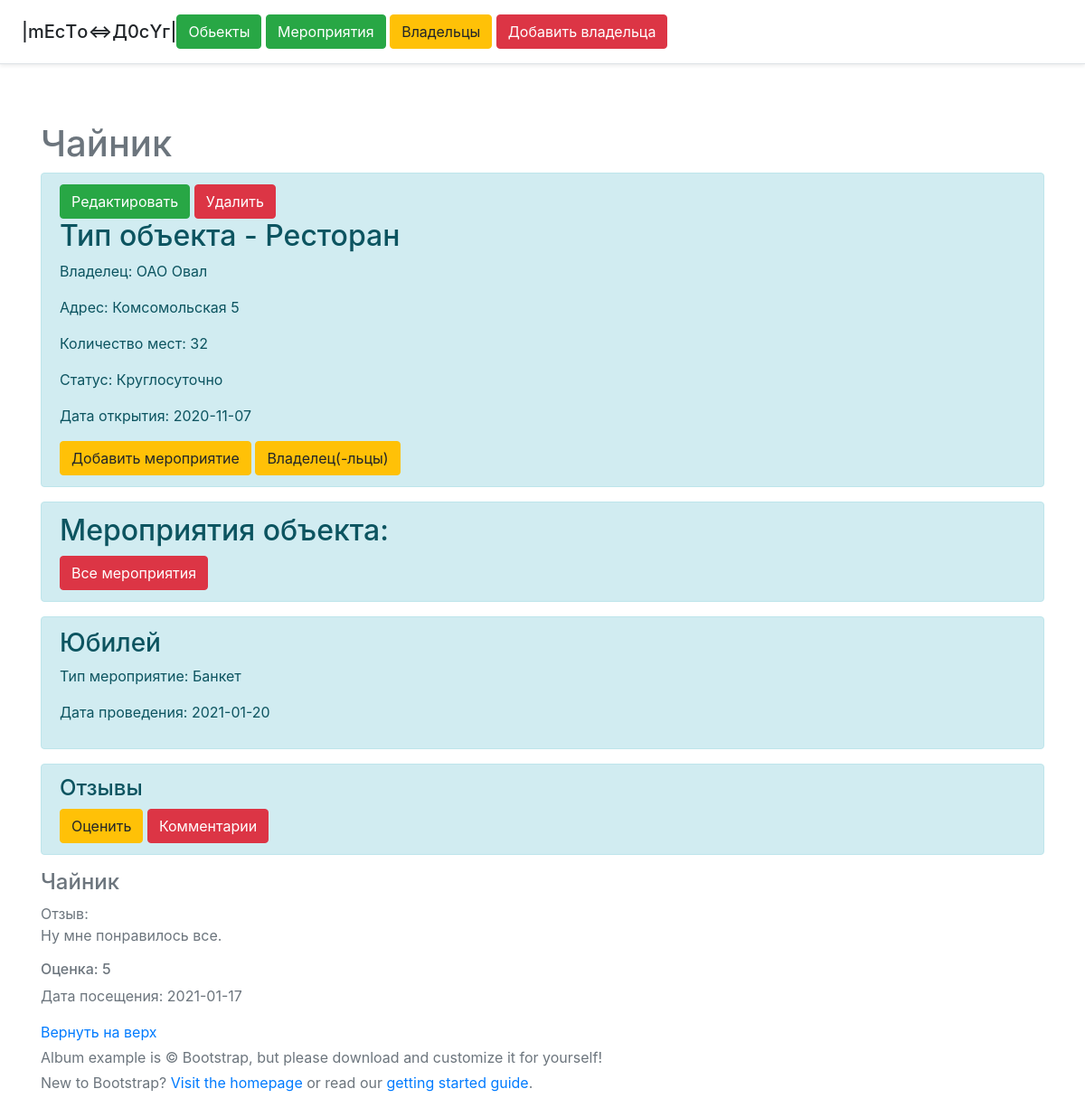
Page /house/1 on the committed database.
### app.py (models this page shows, shortened)
class House(db.Model):
    id = db.Column(db.Integer, primary_key=True)
    Name = db.Column(db.String(45), nullable=True)
    Name_owner = db.Column(db.String(45), nullable=True)
    Type = db.Column(db.String(45), nullable=True)
    Index = db.Column(db.String(45), nullable=True)
    Slots = db.Column(db.Integer, nullable=True)
    Status = db.Column(db.String(45), nullable=True)
    Data_open = db.Column(db.Integer, nullable=True)

class Event(db.Model):
    id = db.Column(db.Integer, primary_key=True)
    Name = db.Column(db.String(45), nullable=True)
    Name_house = db.Column(db.String(45), nullable=True)
    Type = db.Column(db.String(45), nullable=True)
    Data = db.Column(db.Integer, nullable=True)

class Rep(db.Model):
    id = db.Column(db.Integer, primary_key=True)
    Name_house = db.Column(db.String(45), nullable=True)
    Mark = db.Column(db.Integer, nullable=True)
    When = db.Column(db.Integer, nullable=True)
    Comment = db.Column(db.String(150), nullable=True)

### app.py (the view)
@app.route('/house/<int:id>')
def house_detail(id):
    house = House.query.get(id)
    houses = House.query.order_by(House.id.desc()).all()
    try:
        rep = Rep.query.order_by(Rep.id.desc()).all()
        event = Event.query.order_by(Event.id.desc()).all()
        events = Event.query.order_by(Event.id.desc()).all()
        return render_template('house_datail.html', house=house, houses=houses, event=event, events=events, rep=rep)
    except:
        event = Event.query.order_by(Event.id.desc()).all()
        rep = Rep.query.order_by(Rep.id.desc()).all()
        return render_template('house_datail.html', house=house, houses=houses, event=event, rep=rep)

### templates/house_datail.html (shortened to what this page needs)
{% extends 'base.html' %}
{% block body %}
<div class = 'container'>
    <H1>{{house.Name}}</H1>
    <div class = "alert alert-info">
        <a href="/house/{{ house.id }}/update" class="btn btn-success">Редактировать</a>
        <a href="/house/{{ house.id }}/delete" class="btn btn-danger">Удалить</a>
        <h2>Тип объекта - {{ house.Type }}</h2>
        <p>Владелец: {{ house.Name_owner }}</p>
        <p>Адрес: {{ house.Index }}</p>
        <p>Количество мест: {{ house.Slots }}</p>
        <p>Статус: {{ house.Status }}</p>
        <p>Дата открытия: {{ house.Data_open }}</p>
        <a class="btn btn-warning" href="/house/{{ house.id }}/add_event">Добавить мероприятие</a>
        <a class="btn btn-warning" href="/posts">Владелец(-льцы)</a>
    </div>
</div>
<div class="container">
    {% if event|length > 0 %}
        <div class = "alert alert-info">
                    <h2>Мероприятия объекта: {{ events.Name }}</h2>
                    <a class="btn btn-danger" href="/events">Все мероприятия</a>
        </div>
    {% endif %}
        <div class = "alert alert-info">
            {% if event|length > 0 %}
                {% for z in events %}
                    {% if z.Name_house == house.Name %}
                        <h3>{{ z.Name }}</h3>
                        <p>Тип мероприятие: {{ z.Type }}</p>
                        <p>Дата проведения: {{ z.Data }}</p>
                    {% endif %}
                {% endfor %}
            {% endif %}
        </div>
</div>
    <div class="container">
        <div class = "alert alert-info">
            <h4>Отзывы</h4>
            <a class="btn btn-warning " href="/house/{{ house.id }}/add_rep">Оценить</a>
            <a class="btn btn-danger" href="/house/{{house.id}}/rep">Комментарии</a>
        </div>
        {% for i in rep %}
             {% if i.Name_house == house.Name %}
                <h4>{{ i.Name_house }}</h4>
                <a>Отзыв: </a>
                <p>{{ i.Comment }}</p>
                <h6>Оценка: {{ i.Mark }}</h6>
                <p>Дата посещения: {{ i.When }}</p>
             {% endif %}
        {% endfor %}
    </div>
{% endblock %}

### templates/base.html (shortened to what this page needs)
<!doctype html>
<html lang="ru">
<head>
    <link rel="stylesheet" href="{{ url_for('static', filename='css/main.css') }}">
    <link rel="stylesheet" href="https://stackpath.bootstrapcdn.com/bootstrap/4.5.2/css/bootstrap.min.css">
</head>
<body class="bodys">
    <header class="d-flex flex-column flex-md-row align-items-center p-3 px-md-4 mb-3 bg-white border-bottom shadow-sm">
      <p class="h5 my-0 me-md-auto fw-normal">|mEсTо<=>Д0сYг|</p>
          <nav class="my-2 my-md-0 me-md-3">
            <a class="btn btn-success" href="/house">Обьекты</a>
            <a class="btn btn-success" href="/events">Мероприятия</a>
            <a class="btn btn-warning" href="/posts">Владельцы</a>
            <a class="btn btn-danger" href="/create-owner">Добавить владельца</a>
          </nav>
    </header>
    <footer class="text-muted py-5">
    {% block body %}{% endblock %}
        <div class="container">
    <p class="float-end mb-1">
      <a href="#">Вернуть на верх</a>
    </p>
    <p class="mb-1">Album example is © Bootstrap, but please download and customize it for yourself!</p>
    <p class="mb-0">New to Bootstrap? <a href="/">Visit the homepage</a> or read our <a href="/docs/5.0/getting-started/introduction/">getting started guide</a>.</p>
  </div>
</footer>
</body>
</html>

### templates/base.html (style rules this page uses)
.bodys { background: url(https://upload.wikimedia.org/wikipedia/commons/thumb/9/94/A_Website_Background.png/800px-A_Website_Background.png); background-size: 100%; }

### rows in the picture
House: Name "Чайник", Type "Ресторан", Name_owner "ОАО Овал", Index "Комсомольская 5", Slots "32", Status "Круглосуточно", Data_open "2020-11-07"
Event: Name "Юбилей", Type "Банкет", Data "2021-01-20"
Rep: Name_house "Чайник", Comment "Ну мне понравилось все.", Mark "5", When "2021-01-17"
